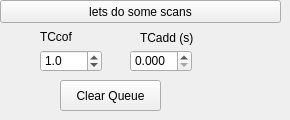
        <widget class="QWidget" name="tab_3">
         <attribute name="title">
          <string>Page</string>
         </attribute>
         <widget class="QPushButton" name="PB_scans">
          <property name="geometry">
           <rect>
            <x>0</x>
            <y>0</y>
            <width>281</width>
            <height>23</height>
           </rect>
          </property>
          <property name="text">
           <string>lets do some scans</string>
          </property>
         </widget>
         <widget class="QDoubleSpinBox" name="SB_TCcof">
          <property name="geometry">
           <rect>
            <x>40</x>
            <y>50</y>
            <width>62</width>
            <height>22</height>
           </rect>
          </property>
          <property name="decimals">
           <number>1</number>
          </property>
          <property name="minimum">
           <double>0.000000000000000</double>
          </property>
          <property name="maximum">
           <double>4.000000000000000</double>
          </property>
          <property name="value">
           <double>1.000000000000000</double>
          </property>
         </widget>
         <widget class="QLabel" name="label_10">
          <property name="geometry">
           <rect>
            <x>40</x>
            <y>30</y>
            <width>47</width>
            <height>13</height>
           </rect>
          </property>
          <property name="text">
           <string>TCcof</string>
          </property>
         </widget>
         <widget class="QDoubleSpinBox" name="SB_TCadd">
          <property name="geometry">
           <rect>
            <x>130</x>
            <y>50</y>
            <width>62</width>
            <height>22</height>
           </rect>
          </property>
          <property name="decimals">
           <number>3</number>
          </property>
          <property name="maximum">
           <double>10.000000000000000</double>
          </property>
          <property name="value">
           <double>0.000000000000000</double>
          </property>
         </widget>
         <widget class="QLabel" name="label_18">
          <property name="geometry">
           <rect>
            <x>140</x>
            <y>30</y>
            <width>71</width>
            <height>16</height>
           </rect>
          </property>
          <property name="text">
           <string>TCadd (s)</string>
          </property>
         </widget>
         <widget class="QPushButton" name="PB_clearQueue">
          <property name="geometry">
           <rect>
            <x>60</x>
            <y>80</y>
            <width>101</width>
            <height>31</height>
           </rect>
          </property>
          <property name="text">
           <string>Clear Queue</string>
          </property>
         </widget>
        </widget>
